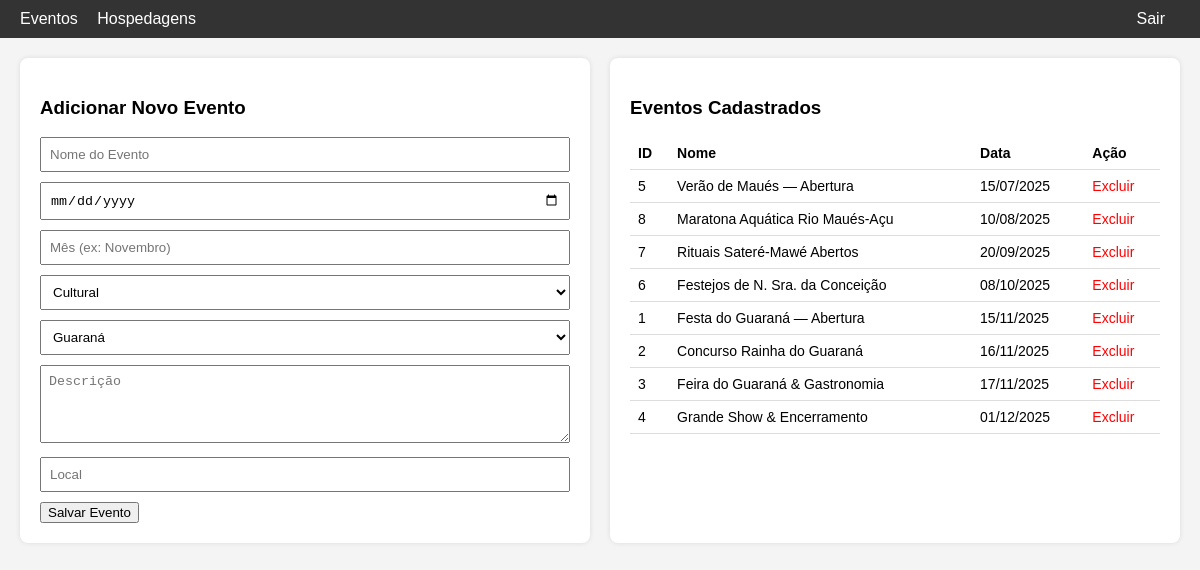
The page /index.php?route=admin (signed in) on the database its author committed.
### tables this page shows
CREATE TABLE eventos (
            id INTEGER PRIMARY KEY AUTOINCREMENT,
            nome TEXT, data TEXT, mes TEXT, tipo TEXT, 
            cor TEXT, descricao TEXT, local TEXT
        );

### views/admin.php (the view, shortened to what this page needs)
<!DOCTYPE html>
<html lang="pt-BR">
<head>
</head>
<body>
    <nav>
        <div>
            <a href="index.php?route=admin&tab=eventos">Eventos</a>
            <a href="index.php?route=admin&tab=hospedagens">Hospedagens</a>
        </div>
        <a href="index.php?route=logout">Sair</a>
    </nav>
    <div class="container">
        <div class="form-box">
            <h3>Adicionar Novo Evento</h3>
            <form action="index.php?route=admin/save-evento" method="POST">
                <input type="text" name="nome" placeholder="Nome do Evento" required>
                <input type="date" name="data" required>
                <input type="text" name="mes" placeholder="Mês (ex: Novembro)" required>
                <select name="tipo">
                    <option value="Cultural">Cultural</option>
                </select>
                <select name="cor">
                    <option value="guarana">Guaraná</option>
                </select>
                <textarea name="desc" placeholder="Descrição" rows="4"></textarea>
                <input type="text" name="local" placeholder="Local" required>
                <button type="submit">Salvar Evento</button>
            </form>
        </div>
        <div class="list-box">
            <h3>Eventos Cadastrados</h3>
            <table>
                <tr>
                    <th>ID</th>
                    <th>Nome</th>
                    <th>Data</th>
                    <th>Ação</th>
                </tr>
                <?php foreach($eventos as $ev): ?>
                <tr>
                    <td><?= $ev['id'] ?></td>
                    <td><?= htmlspecialchars($ev['nome']) ?></td>
                    <td><?= date('d/m/Y', strtotime($ev['data'])) ?></td>
                    <td><a class="btn-delete" href="index.php?route=admin/delete-evento&id=<?= $ev['id'] ?>" onclick="return confirm('Deletar?')">Excluir</a></td>
                </tr>
                <?php endforeach; ?>
            </table>
        </div>
    </div>
</body>
</html>

### index.php (shortened to what this page needs)
<?php
 $db = (new Database())->getPdo();
 $route = $_GET['route'] ?? 'home';
if ($route === 'admin') {
    $eventos = $db->query("SELECT * FROM eventos ORDER BY data ASC")->fetchAll(PDO::FETCH_ASSOC);
    include 'views/admin.php';
    exit;
}

### views/admin.php (style rules this page uses)
body { font-family: sans-serif; background: #f4f4f4; margin: 0; padding: 20px; }
nav { background: #333; color: white; padding: 10px 20px; display: flex; justify-content: space-between; margin: -20px -20px 20px -20px; }
nav a { color: white; text-decoration: none; margin-right: 15px; }
.container { display: flex; gap: 20px; }
.form-box, .list-box { background: white; padding: 20px; border-radius: 8px; flex: 1; box-shadow: 0 0 5px rgba(0,0,0,0.1); }
input, select, textarea { width: 100%; padding: 8px; margin-bottom: 10px; box-sizing: border-box; }
table { width: 100%; border-collapse: collapse; font-size: 14px; }
th, td { text-align: left; border-bottom: 1px solid #ddd; padding: 8px; }
.btn-delete { color: red; text-decoration: none; }

### rows shown on the page
eventos: id "5", nome "Verão de Maués — Abertura", data "15/07/2025"
eventos: id "8", nome "Maratona Aquática Rio Maués-Açu", data "10/08/2025"
eventos: id "7", nome "Rituais Sateré-Mawé Abertos", data "20/09/2025"
eventos: id "6", nome "Festejos de N. Sra. da Conceição", data "08/10/2025"
eventos: id "1", nome "Festa do Guaraná — Abertura", data "15/11/2025"
eventos: id "2", nome "Concurso Rainha do Guaraná", data "16/11/2025"
eventos: id "3", nome "Feira do Guaraná & Gastronomia", data "17/11/2025"
eventos: id "4", nome "Grande Show & Encerramento", data "01/12/2025"
